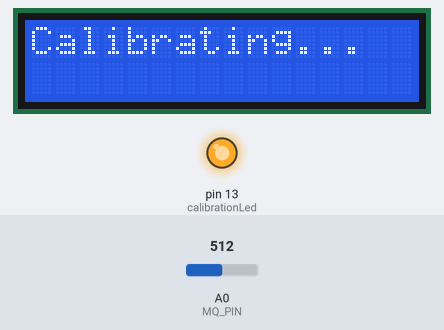
This sketch was run on a simulated Arduino Uno, built with avr-gcc and run on an emulated ATmega328P. Shown: 16×2 character LCD, output pins drawn as LEDs (lit = HIGH). Inputs (shaded band) come from the test bench; at power-on: A0 (MQ_PIN) = 512.

Above: at 0.1 s.
At 25.2 s:
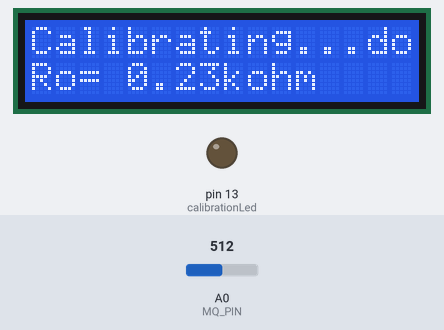
At 28.4 s:
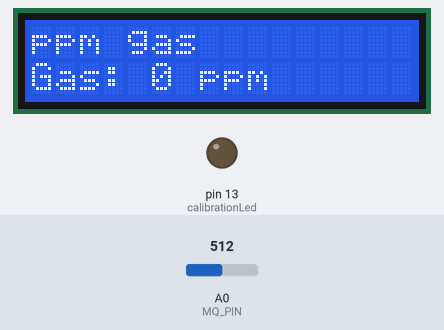
Timing chart, 0 to 29.9 s (numbered marks = the images above):
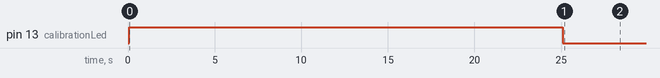

The sketch:

MQ4_ppm_Ok.ino
```cpp
/****************************************************************************
  Author : Andy @ MYBOTIC www.mybotic.com.my
  Date:5/7/2016
  Project: How to detect the concentration of gas by using MQ2 sensor
****************************************************************************/


/************************Hardware Related Macros************************************/
#include <Wire.h>
#include <LCD.h>
#include <LiquidCrystal_I2C.h>

#define I2C_ADDR    0x27  // Dirección del dispositivo I2C (LCD)

const int calibrationLed = 13;                      //when the calibration start , LED pin 13 will light up , off when finish calibrating
const int MQ_PIN=A0;                                //define which analog input channel you are going to use
int RL_VALUE=1;                                     //define the load resistance on the board, in kilo ohms
float RO_CLEAN_AIR_FACTOR=4.3;                     //RO_CLEAR_AIR_FACTOR=(Sensor resistance in clean air)/RO,
                                                    //which is derived from the chart in datasheet

/***********************Software Related Macros************************************/
int CALIBARAION_SAMPLE_TIMES=50;                    //define how many samples you are going to take in the calibration phase
int CALIBRATION_SAMPLE_INTERVAL=500;                //define the time interal(in milisecond) between each samples in the
                                                    //cablibration phase
int READ_SAMPLE_INTERVAL=50;                        //define how many samples you are going to take in normal operation
int READ_SAMPLE_TIMES=5;                            //define the time interal(in milisecond) between each samples in
                                                    //normal operation

/**********************Application Related Macros**********************************/
#define         GAS_LPG             0
#define         GAS_CO              1
#define         GAS_SMOKE           2

/*****************************Globals***********************************************/
float           MQ4_FH_CH4[3]  =  {2.3,0.24,-0.32};
float           LPGCurve[3]  =  {2.3,0.21,-0.47};   //two points are taken from the curve.
                                                    //with these two points, a line is formed which is "approximately equivalent"
                                                    //to the original curve.
                                                    //data format:{ x, y, slope}; point1: (lg200, 0.21), point2: (lg10000, -0.59)

float           COCurve[3]  =  {2.3,0.72,-0.34};    //two points are taken from the curve.
                                                    //with these two points, a line is formed which is "approximately equivalent"
                                                    //to the original curve.
                                                    //data format:{ x, y, slope}; point1: (lg200, 0.72), point2: (lg10000,  0.15)
float           SmokeCurve[3] ={2.3,0.53,-0.44};    //two points are taken from the curve.
                                                    //with these two points, a line is formed which is "approximately equivalent"
                                                    //to the original curve.
                                                    //data format:{ x, y, slope}; point1: (lg200, 0.53), point2: (lg10000,  -0.22)
float           Ro           =  10;                 //Ro is initialized to 10 kilo ohms

//LiquidCrystal lcd(12, 11, 5, 4, 3 ,2 );           //LCD pins
LiquidCrystal_I2C             lcd(I2C_ADDR,2, 1, 0, 4, 5, 6, 7);

void setup()
{

  lcd.begin(16,2);
  lcd.setBacklightPin(3,POSITIVE);
  lcd.setBacklight(HIGH);
  pinMode(calibrationLed,OUTPUT);
  digitalWrite(calibrationLed,HIGH);
  lcd.print("Calibrating...");                        //LCD display


  Ro = MQCalibration(MQ_PIN);                         //Calibrating the sensor. Please make sure the sensor is in clean air
  digitalWrite(calibrationLed,LOW);

  lcd.print("done!");                                 //LCD display
  lcd.setCursor(0,1);
  lcd.print("Ro= ");
  lcd.print(Ro);
  lcd.print("kohm");
  delay(3000);
}

void loop()
{
  long iPPM_LPG = 0;
  long iPPM_CO = 0;
  long iPPM_Smoke = 0;

  iPPM_LPG = MQGetGasPercentage(MQRead(MQ_PIN)/Ro,GAS_LPG);
  //iPPM_CO = MQGetGasPercentage(MQRead(MQ_PIN)/Ro,GAS_CO);
  //iPPM_Smoke = MQGetGasPercentage(MQRead(MQ_PIN)/Ro,GAS_SMOKE);

   lcd.clear();
   lcd.setCursor( 0 , 0 );
   lcd.print("ppm gas ");

   lcd.setCursor( 0 , 1 );
   lcd.print("Gas: ");
   lcd.print(iPPM_LPG);
   lcd.print(" ppm");
   /*
   lcd.setCursor( 0, 2 );
   lcd.print("CO: ");
   lcd.print(iPPM_CO);
   lcd.print(" ppm");

   lcd.setCursor( 0,3 );
   lcd.print("Smoke: ");
   lcd.print(iPPM_Smoke);
   lcd.print(" ppm");  */

   delay(200);

}

/****************** MQResistanceCalculation ****************************************
Input:   raw_adc - raw value read from adc, which represents the voltage
Output:  the calculated sensor resistance
Remarks: The sensor and the load resistor forms a voltage divider. Given the voltage
         across the load resistor and its resistance, the resistance of the sensor
         could be derived.
************************************************************************************/
float MQResistanceCalculation(int raw_adc)
{
  return ( ((float)RL_VALUE*(1023-raw_adc)/raw_adc));
}

/***************************** MQCalibration ****************************************
Input:   mq_pin - analog channel
Output:  Ro of the sensor
Remarks: This function assumes that the sensor is in clean air. It use
         MQResistanceCalculation to calculates the sensor resistance in clean air
         and then divides it with RO_CLEAN_AIR_FACTOR. RO_CLEAN_AIR_FACTOR is about
         10, which differs slightly between different sensors.
************************************************************************************/
float MQCalibration(int mq_pin)
{
  int i;
  float val=0;

  for (i=0;i<CALIBARAION_SAMPLE_TIMES;i++) {            //take multiple samples
    val += MQResistanceCalculation(analogRead(mq_pin));
    delay(CALIBRATION_SAMPLE_INTERVAL);
  }
  val = val/CALIBARAION_SAMPLE_TIMES;                   //calculate the average value
  val = val/RO_CLEAN_AIR_FACTOR;                        //divided by RO_CLEAN_AIR_FACTOR yields the Ro
  return val;                                                      //according to the chart in the datasheet

}

/*****************************  MQRead *********************************************
Input:   mq_pin - analog channel
Output:  Rs of the sensor
Remarks: This function use MQResistanceCalculation to caculate the sensor resistenc (Rs).
         The Rs changes as the sensor is in the different consentration of the target
         gas. The sample times and the time interval between samples could be configured
         by changing the definition of the macros.
************************************************************************************/
float MQRead(int mq_pin)
{
  int i;
  float rs=0;

  for (i=0;i<READ_SAMPLE_TIMES;i++) {
    rs += MQResistanceCalculation(analogRead(mq_pin));
    delay(READ_SAMPLE_INTERVAL);
  }

  rs = rs/READ_SAMPLE_TIMES;

  return rs;
}

/*****************************  MQGetGasPercentage **********************************
Input:   rs_ro_ratio - Rs divided by Ro
         gas_id      - target gas type
Output:  ppm of the target gas
Remarks: This function passes different curves to the MQGetPercentage function which
         calculates the ppm (parts per million) of the target gas.
************************************************************************************/
long MQGetGasPercentage(float rs_ro_ratio, int gas_id)
{
  if ( gas_id == GAS_LPG ) {
     return MQGetPercentage(rs_ro_ratio,LPGCurve);
  }

  return 0;
}

/*****************************  MQGetPercentage **********************************
Input:   rs_ro_ratio - Rs divided by Ro
         pcurve      - pointer to the curve of the target gas
Output:  ppm of the target gas
Remarks: By using the slope and a point of the line. The x(logarithmic value of ppm)
         of the line could be derived if y(rs_ro_ratio) is provided. As it is a
         logarithmic coordinate, power of 10 is used to convert the result to non-logarithmic
         value.
************************************************************************************/
long  MQGetPercentage(float rs_ro_ratio, float *pcurve)
{
  return (pow(10,( ((log(rs_ro_ratio)-pcurve[1])/pcurve[2]) + pcurve[0])));
}
```

Measured:
- what the display in image 1 shows lasts 3.3 s, from 25.1 s to 28.4 s
